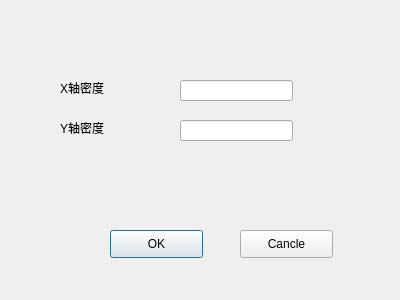
<?xml version="1.0" encoding="UTF-8"?>
<ui version="4.0">
 <class>ChangePointDialog</class>
 <widget class="QDialog" name="ChangePointDialog">
  <property name="geometry">
   <rect>
    <x>0</x>
    <y>0</y>
    <width>400</width>
    <height>300</height>
   </rect>
  </property>
  <property name="windowTitle">
   <string>点云密度</string>
  </property>
  <widget class="QPushButton" name="pushButton_ok">
   <property name="geometry">
    <rect>
     <x>110</x>
     <y>230</y>
     <width>93</width>
     <height>28</height>
    </rect>
   </property>
   <property name="text">
    <string>OK</string>
   </property>
  </widget>
  <widget class="QPushButton" name="pushButton_cancle">
   <property name="geometry">
    <rect>
     <x>240</x>
     <y>230</y>
     <width>93</width>
     <height>28</height>
    </rect>
   </property>
   <property name="text">
    <string>Cancle</string>
   </property>
  </widget>
  <widget class="QLabel" name="label">
   <property name="geometry">
    <rect>
     <x>60</x>
     <y>80</y>
     <width>72</width>
     <height>15</height>
    </rect>
   </property>
   <property name="text">
    <string>X轴密度</string>
   </property>
  </widget>
  <widget class="QLabel" name="label_2">
   <property name="geometry">
    <rect>
     <x>60</x>
     <y>120</y>
     <width>72</width>
     <height>15</height>
    </rect>
   </property>
   <property name="text">
    <string>Y轴密度</string>
   </property>
  </widget>
  <widget class="QLineEdit" name="lineEdit_x">
   <property name="geometry">
    <rect>
     <x>180</x>
     <y>80</y>
     <width>113</width>
     <height>21</height>
    </rect>
   </property>
  </widget>
  <widget class="QLineEdit" name="lineEdit_y">
   <property name="geometry">
    <rect>
     <x>180</x>
     <y>120</y>
     <width>113</width>
     <height>21</height>
    </rect>
   </property>
  </widget>
 </widget>
 <resources/>
 <connections/>
</ui>
